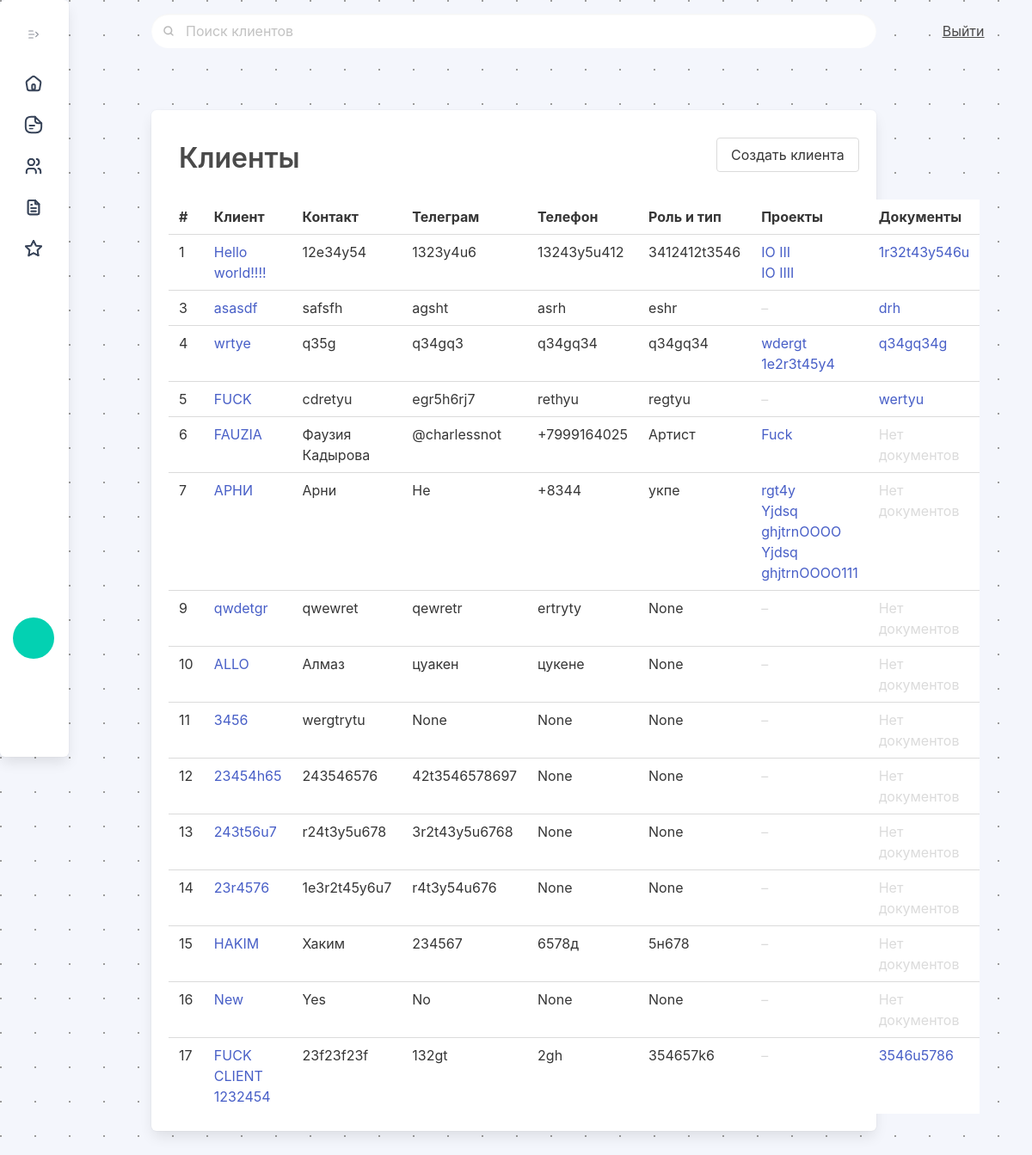
The app's page /clients/ (signed in), older data.
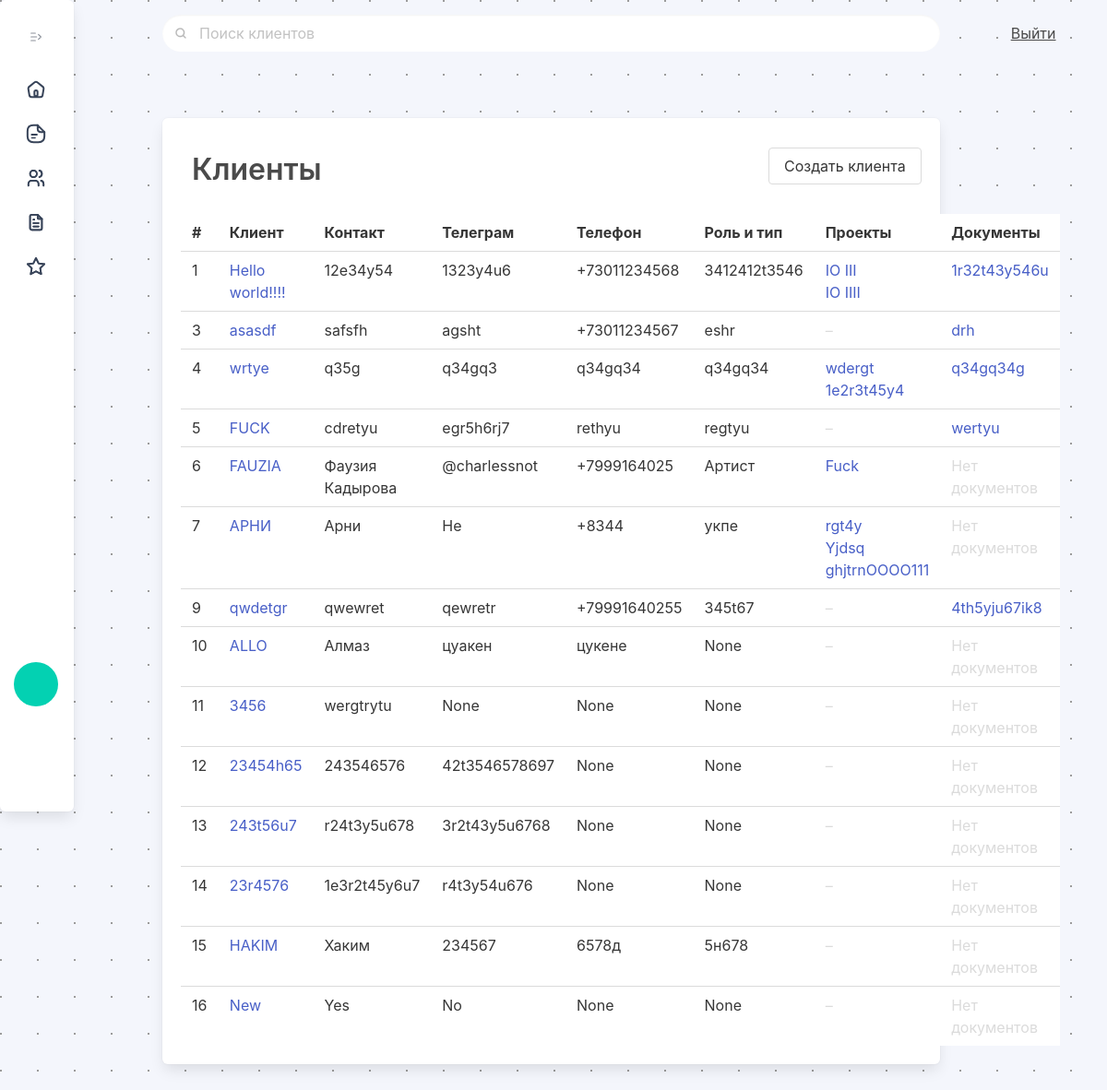
The same page, newer data.
### ipmclients/models.py (models this page shows, shortened)
class Client(models.Model):
    client_name = models.CharField(max_length=512, unique = True)
    client_contact = models.CharField(max_length=512, null=True)
    client_telegram = models.CharField(max_length=64, null=True)
    client_phone = PhoneNumberField(null=True, region="RU")
    client_roletype = models.CharField(max_length=512, null=True)
    client_agreements = models.CharField(max_length=1024, null=True)
    client_active = models.BooleanField(default=True)
    client_created = models.DateTimeField(null=True, default=timezone.now)
    client_updated = models.DateTimeField(null=True)
    client_closed = models.DateTimeField(null=True)
    def get_absolute_url(self):
        return reverse("client_view", kwargs={'pk': self.pk})
    class Meta:
        ordering = ["id"]
        verbose_name = "client"
        verbose_name_plural = "clients"
    pass

### ipmalpha/models.py (models this page shows, shortened)
class Project(models.Model):
    project_name = models.CharField(max_length=512, unique = True)
    project_created = models.DateTimeField(null=True, default=timezone.now)
    project_finished = models.DateTimeField(null=True)
    project_status = models.ForeignKey(Status, on_delete=models.CASCADE, null=True, default="Draft")
    project_client = models.ForeignKey(Client, on_delete=models.CASCADE, null=True, related_name='project')
    project_product = models.CharField(max_length=512)
    project_sum = models.IntegerField(default=0)
    project_updated = models.DateTimeField(null=True)
    def get_absolute_url(self):
        return reverse("project_view", kwargs={'pk': self.pk})
    class Meta:
        ordering = ["pk"]
        verbose_name = "project"
        verbose_name_plural = "projects"
    pass

### ipmclients/views.py (the view, shortened to what this page needs)
# urls.py: path('clients/', clients, name="clients"),
@login_required(login_url="/signin")
def clients(request):
    all_projects = Project.objects.all()
    all_clients = Client.objects.all()
    if request.method == 'POST':
        clientform = AddClientForm(request.POST)
        if clientform.is_valid():
                messages.add_message(request, messages.INFO, "Клиент был добавлен в базу.")
                try:
                    instance = clientform.save()
                    return redirect('clients')
                except:
                    clientform.add_error(None, "Error")
                    clientform = AddClientForm()
    else:
        clientform = AddClientForm()
    clientfilterform = FilterClientForm
    search_result = request.GET.get('search')
    return render(request, 'clients.html', {'clients': all_clients, 'clientform': clientform, 'all_projects': all_projects, 'clientfilterform': clientfilterform, 'search_result': search_result})

### templates/clients.html (shortened to what this page needs)
{% extends 'main/index.html' %}
{% load static %}
{% block content %}
<div class="column is-11 py-6 px-6">
  <div class="box has-background-white">
    <h1 class="is-size-3 pl-3 has-text-weight-semibold pt-3 pb-5">Клиенты<button
        class="button is-pulled-right modalProjectsFormButton ml-4 is-relative" data-target="modalProjectsForm">Создать
        клиента</button></h1>
    <table class="table is-hoverable is-fullwidth">
      <tr>
        <th>#
        </th>
        <th>Клиент
        </th>
        <th>Контакт
        </th>
        <th>Телеграм
        </th>
        <th>Телефон
        </th>
        <th>Роль и тип
        </th>
        <th>Проекты
        </th>
        <th>Документы
        </th>
      </tr>
      {% for client in clients %}
      <tr>
        <td> {{client.id}}
        </td>
        <td><a href="{{client.get_absolute_url}}"> {{client.client_name}} </a>
        </td>
        <td>{{client.client_contact}}
        </td>
        <td>{{client.client_telegram}}
        </td>
        <td>{{client.client_phone}}
        </td>
        <td>{{client.client_roletype}}
        </td>
        <td>{% if client.project.all %}
          {%for project in client.project.all%}
          <a href="{{project.get_absolute_url}}">{{project.project_name}} </a><br />
          {%endfor%}
          {% else %}
          <p class="has-text-grey-lighter">– </p>
          {% endif %}
        </td>
        <td><a {%if client.client_agreements %}href="{{client.client_agreements}}" {% else %}
            class="has-text-grey-lighter" {% endif %}>{% if client.client_agreements %} {{client.client_agreements}}
            {% else %} Нет документов {% endif %}</a>
        </td>
      </tr>
      {% endfor %}
    </table>
  </div>
</div>
<div class="column is-1">
</div>
{% endblock %}

### templates/main/index.html (shortened to what this page needs)
{% load static %}
<!DOCTYPE html>
<html class="has-background-light">
  <head>
    <link rel="stylesheet" href="https://cdn.jsdelivr.net/npm/bulma@0.9.4/css/bulma.min.css">
    <link type="text/css" rel="stylesheet" href="{% static 'css/styles.css'%}">
  </head>
  <body>
    {% include 'main/sidebar.html' %}
    <section class="section body-content pt-4 polka-dot">
        <div class="columns pl-6">
          {% include 'main/toolbar.html' %}
        </div>
        <div class="columns pl-6">
          {% block content %}
          {% endblock %}
        </div>
    </section>
  </body>
</html>

### templates/main/sidebar.html (shortened to what this page needs)
{% load static %}
<div class="box has-background-white sidebar-small is-pulled-left is-ghost">
    <div class="sidebar-content">
      <a class="open-sidebar has-text-centered pl-4 pt-4" height="32px"><img src="{% static 'assets/img/indent-open.svg'%}" width="16px"/></a>
    <ul class="pt-5 pl-3">
      <li class="sidebar-icon"><a href="/"><img class="hovered-icon" src="{% static 'assets/img/home.svg'%}"></a></li>
      <li class="sidebar-icon"><a href="/projects/"><img class="hovered-icon" src="{% static 'assets/img/document-text.svg'%}"/></a></li>
      <li class="sidebar-icon"><a href="/clients"><img class="hovered-icon" src="{% static 'assets/img/clients.svg'%}"/></a></li>
      <li class="sidebar-icon"><a href="/finance/"><img class="hovered-icon" src="{% static 'assets/img/finance.svg'%}"/></a></li>
      <li class="sidebar-icon"><a href="/admin/"><img class="hovered-icon" src="{% static 'assets/img/admin.svg'%}"/></a></li>
    </ul>
  </div>
  {% if user.is_authenticated %}<div class="sidebar-content is-pulled-bottom">
    <div class="sidebar-avatar p-2 pt-3"> </div>
  </div>{%endif%}
</div>

### templates/main/toolbar.html (shortened to what this page needs)
{% load static %}
<div class="column is-11 pl-6 pr-6">
  {% if projectfilterform %}
          <form method="GET" action={% url 'projects_page' %} class="form">
            <div class="field mb-3">
              <div class="control has-icons-left">
              {{projectfilterform.search}}
              <span class="icon is-small is-left">
                <img src="{% static 'assets/img/search-icon.png'%}" width="40%">
              </span>
              </div>
           </div>
          </form>
  {% elif clientfilterform %}
          <form method="GET" action={% url 'clients' %} class="form">
            <div class="field mb-3">
              <div class="control has-icons-left">
              {{clientfilterform.search}}
              <span class="icon is-small is-left">
              </span>
              </div>
           </div>
          </form>
    {% elif noform %}
          <div></div>
    {% endif %}
    </div>
    <div class="column is-1 pr-6">
        {% if user.is_authenticated %}
        <a class="button is-text" href="{% url 'logout_user' %}">Выйти</a>
        {% else %}
        <a class="button is-text" href="{% url 'login_user' %}">Войти</a>
        {% endif %}
    </div>

### static/css/styles.css (style rules this page uses)
html { background: #F4F6FC; background-image: radial-gradient(#9B9B9B 1px, transparent 0); background-size: 40px 40px; background-position: -19px -19px; }
.polka-dot { background: #F4F6FC; background-image: radial-gradient(#9B9B9B 1px, transparent 0); background-size: 40px 40px; background-position: -19px -19px; }
.sidebar-small { height: 110vh; position: sticky; display: inline-block; vertical-align: top; max-height: 100%; height: 110vh; overflow-y: auto; width: 10vh; top: 0; bottom: 0; padding-left: 15px; padding-top: 30px; padding-right: 30px; }
.open-sidebar { border: 0px; }
.sidebar-icon { margin-top: 0px; color: white; display: block; text-align: center; line-height: 36pt; }
.input { border: 0px; }
.body-content { margin: 0px; }
.is-pulled-bottom { position: relative; bottom: -25em; }
.sidebar-avatar { width: 3em; height: 3em; text-align: center; color: #efefef; background-color: #03d1b2; border-radius: 250%; }

Row changes from the older to the newer data that the page shows:
removed Project: project_name "Yjdsq ghjtrnOOOO", shown under Client "АРНИ"
removed Client: id "17", client_name "FUCK CLIENT 1232454", client_contact "23f23f23f", client_telegram "132gt", client_phone "2gh", client_roletype "354657k6", client_agreements "3546u5786"
changed Client "Hello world!!!!": client_phone "13243y5u412" → "+73011234568"
changed Client "asasdf": client_phone "asrh" → "+73011234567"
changed Client "qwdetgr": client_phone "ertryty" → "+79991640255"; client_roletype "None" → "345t67"; client_agreements (not shown) → "4th5yju67ik8"; no longer shows "Нет документов"
